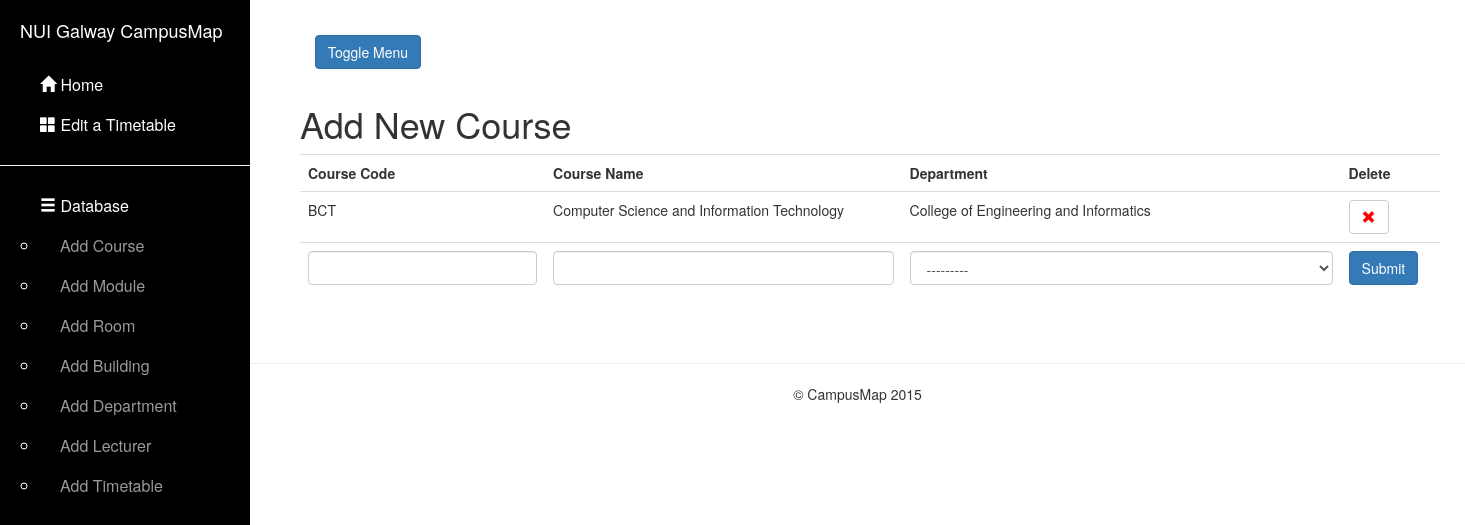
Screenshot of /course/ with the database file from the repository.
### map/models.py (models this page shows, shortened)
class Course(models.Model):
    courseCode = models.CharField(max_length = 7, primary_key=True)
    courseName = models.CharField(max_length = 50)
    department = models.ForeignKey(Department)

class Department(models.Model):
    depName = models.CharField(max_length = 70, primary_key=True)
    def __str__(self):
        return "%s" % self.depName

### map/views.py (the view)
# urls.py: url(r'^course/$', 'course'),
def course(request):
    query_results = Course.objects.all().order_by('courseCode')
    if request.method == 'GET':
        message = request.GET.get('message')
        if message == 'delete':
            record = request.GET.get('toDelete')
            Course.objects.filter(courseCode=record).delete()
    if request.method == 'POST': # If the form has been submitted...
        form = CourseForm(request.POST) # A form bound to the POST data
        if form.is_valid(): # All validation rules pass
            save_it = form.save()
            save_it.save()
            return HttpResponseRedirect('/course/') # Redirect after POST
    else:
        form = CourseForm() # An unbound form
    return render_to_response('dbstuff/addcourse.html', locals(),context_instance=RequestContext(request))

### map/forms.py
class CourseForm(forms.ModelForm):
    courseCode = forms.CharField(max_length=15,label = mark_safe('<strong>Code</strong>'))
    courseName = forms.CharField(max_length=50,label = mark_safe('<strong>Name</strong>'))
    department = queryset=Department.objects.all()
    class Meta:
        model = Course
        fields = "__all__"

### CampusMap/templates/dbstuff/addcourse.html (shortened to what this page needs)
{% extends "base.html" %}
{% block content %}
    <div class="container">
            <h1>Add New Course</h1>
            <table class="table" id="test">
                <tr>
                    <th>Course Code</th>
                    <th>Course Name</th>
                    <th>Department</th>
                    <th>Delete</th>
                </tr>
                {% for item in query_results %}
                 <tr>
                    <td >{{  item.courseCode }}</td>
                    <td>{{  item.courseName }}</td>
                    <td>{{  item.department }}</td>
                    <td>
                        <button type="submit" onclick="getRecordDetails('course')" class="btn btn-default" aria-label="Left Align" style="color: red">
                            <span class="glyphicon glyphicon-remove" aria-hidden="true"></span>
                        </button>
                    </td>
                 </tr>
                {% endfor %}
                <tr>
                <form class="form-contact" action="" method="POST">
                    {% for field in form %}
                    <td>
                        {% ifequal field.name "department" %}
                            <select class="form-control" name="{{ field.name }}" id="id_{{ field.name }}">
                                <option value= {{ form.department }}
                        {% else %}
                            <input type="text" class="form-control" name="{{ field.name }}" id="id_{{ field.name }}">
                        {% endifequal %}
                    </td>
                    {% endfor %}
                    <td>
                        <input type="submit" value="Submit"  class="btn btn-primary">
                    </td>
                    </form>
            </table>
        </div>
{%  endblock %}

### rows the page displays
Course: courseCode "BCT", courseName "Computer Science and Information Technology", department "College of Engineering and Informatics"
